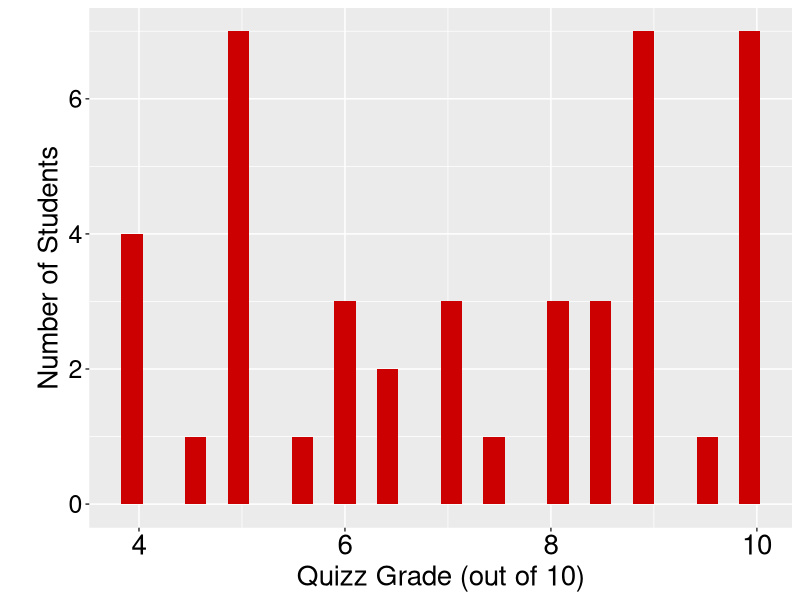

Source code (R):
## ---- chunk 1
library(plyr)
library(ggplot2)
## ---- chunk 2
setwd("/Users/Deborah/desktop/CENG340/grade_dist")

## ---- chunk 3
#To import data
abc <- read.table('quiz1.csv', header=FALSE, sep=',')
colnames(abc)<- "grades"
## ---- chunk 4
abc
## ---- chunk 5
ggplot(abc, aes(x=grades)) + geom_histogram(fill = "#CC0000") +
  theme(legend.position = "none") +
  theme(axis.text.y = element_text(size = 18, color = "black"),axis.text.x = element_text(size = 20, color = "black"),axis.title.x = element_text(size=20), axis.title.y = element_text(size = 20)) +
  labs(x = "Quizz Grade (out of 10)", y = "\nNumber of Students")
